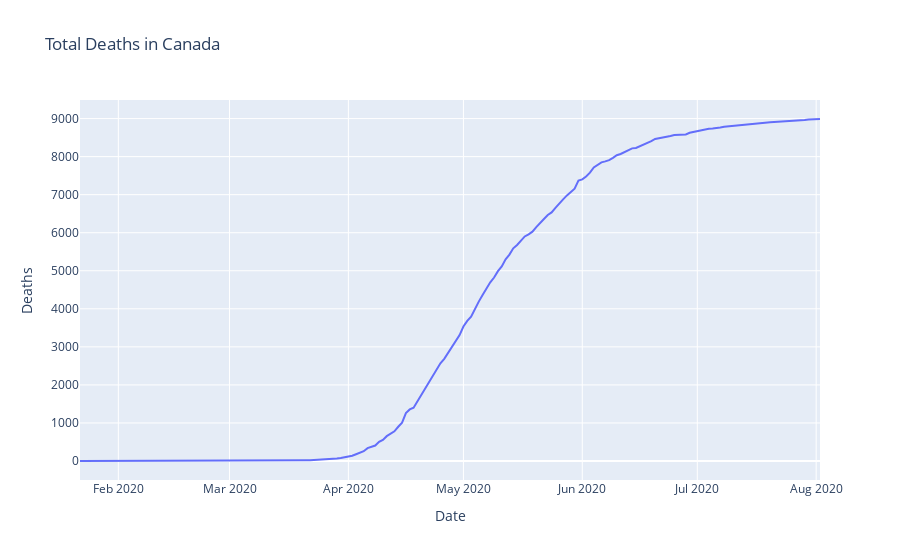

Notebook code cell kept with this figure:
### Code cell
fig = px.line(canada, x="Date", y="Deaths", title='Total Deaths in Canada')
fig.show()

### Figure 1 — Plotly figure (JSON) as saved in the notebook; plotly's stock layout.template omitted (floating-point values rounded to 4 significant figures; data arrays with more than 128 entries replaced by an {"elided": "..."} marker saying what was removed)
{"data": [{"hovertemplate": "Date=%{x}<br>Deaths=%{y}<extra></extra>", "legendgroup": "", "line": {"color": "#636efa", "dash": "solid"}, "mode": "lines", "name": "", "orientation": "v", "showlegend": false, "type": "scatter", "x": {"elided": "194 str values"}, "xaxis": "x", "y": {"elided": "194 int values"}, "yaxis": "y"}], "layout": {"legend": {"tracegroupgap": 0}, "title": {"text": "Total Deaths in Canada"}, "xaxis": {"anchor": "y", "domain": [0, 1], "title": {"text": "Date"}}, "yaxis": {"anchor": "x", "domain": [0, 1], "title": {"text": "Deaths"}}}}
